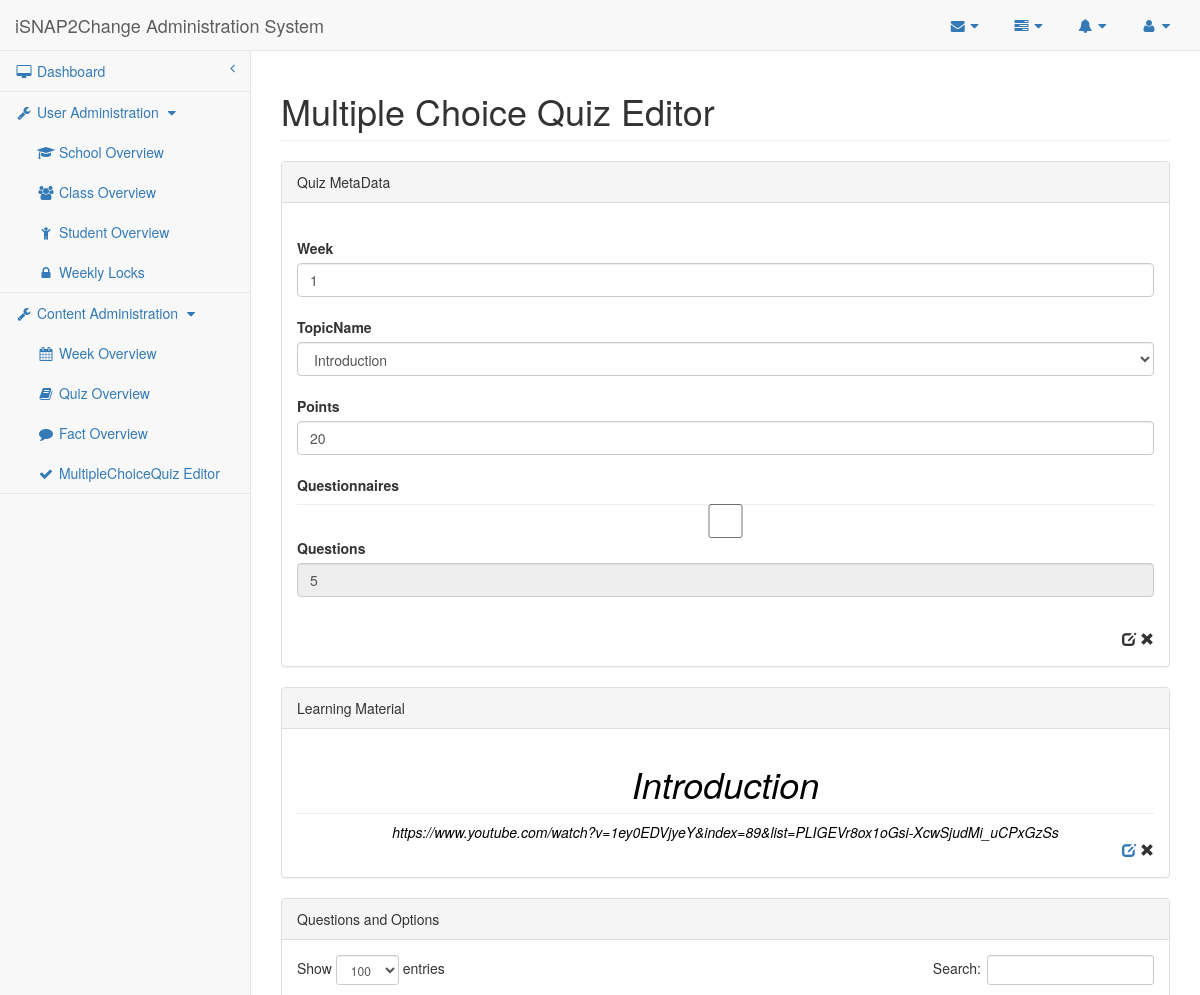
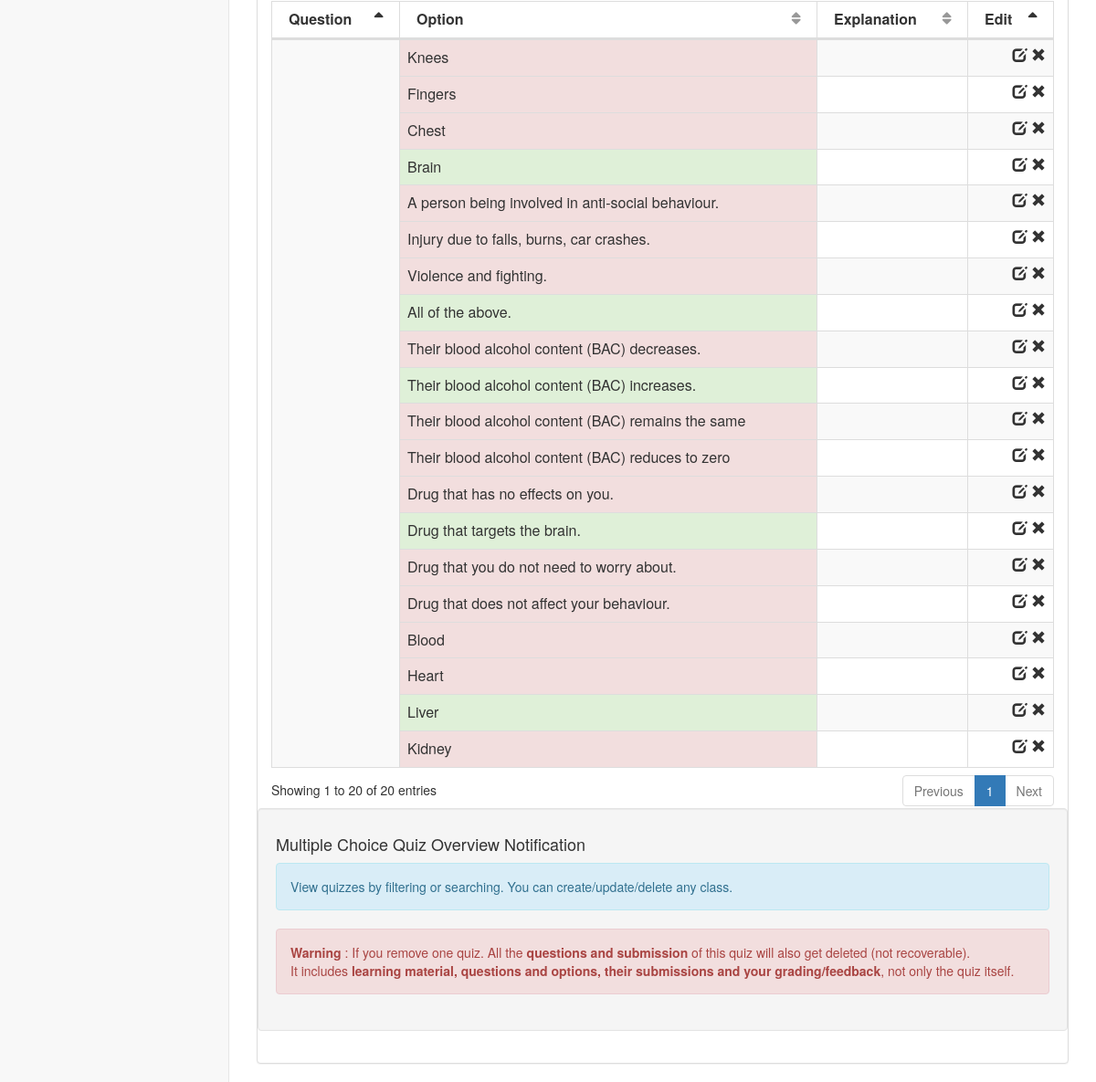
/isnap2change/researcher/mcq-editor.php?quizid=2, run on the app's committed database (2 pictures, top to bottom).
### tables this page shows
CREATE TABLE IF NOT EXISTS `Quiz` (
    QuizID MEDIUMINT AUTO_INCREMENT,
    Week MEDIUMINT,
    QuizType ENUM('MCQ', 'SAQ', 'Matching', 'Calculator', 'Poster'),    
    TopicID MEDIUMINT,
    CONSTRAINT Quiz_QuizID_PK PRIMARY KEY (QuizID),
    CONSTRAINT Quiz_TopicID_FK FOREIGN KEY (TopicID)
        REFERENCES Topic (TopicID)
        ON DELETE CASCADE ON UPDATE CASCADE
);

CREATE TABLE IF NOT EXISTS `MCQ_Section` (
    QuizID MEDIUMINT,
    Points MEDIUMINT DEFAULT 0,
    Questionnaires BOOLEAN DEFAULT 0,
    CONSTRAINT MCQ_Section_QuizID_PK PRIMARY KEY (QuizID),
    CONSTRAINT MCQ_Section_QuizID_FK FOREIGN KEY (QuizID)
        REFERENCES Quiz (QuizID)
        ON DELETE CASCADE ON UPDATE CASCADE
);

CREATE TABLE IF NOT EXISTS `Learning_Material` (
    MaterialID MEDIUMINT AUTO_INCREMENT,
    Content LONGTEXT,
    QuizID MEDIUMINT,
    CONSTRAINT Learning_Material_MaterialID_PK PRIMARY KEY (MaterialID),
    CONSTRAINT Learning_Material_QuizID_FK FOREIGN KEY (QuizID)
        REFERENCES Quiz (QuizID)
        ON DELETE CASCADE ON UPDATE CASCADE
);

CREATE TABLE IF NOT EXISTS `Topic` (
    TopicID MEDIUMINT AUTO_INCREMENT,
    TopicName VARCHAR(190) UNIQUE,
    CONSTRAINT Topic_TopicID_PK PRIMARY KEY (TopicID)
);

CREATE TABLE IF NOT EXISTS `Option` (
    OptionID MEDIUMINT AUTO_INCREMENT,
    Content TEXT,    
    Explanation TEXT,
    MCQID MEDIUMINT,
    CONSTRAINT Option_OptionID_PK PRIMARY KEY (OptionID),
    CONSTRAINT Option_MCQID_FK FOREIGN KEY (MCQID)
        REFERENCES MCQ_Question (MCQID)
        ON DELETE CASCADE ON UPDATE CASCADE
);

### isnap2change/researcher/mcq-editor.php (the view, shortened to what this page needs)
<?php
    $conn = db_connect();
    if(isset($_GET['quizid'])){
        $quizID = $_GET['quizid'];
        $quizSql = "SELECT QuizID, Week, TopicName, Points, Questionnaires, COUNT(MCQID) AS Questions
                   FROM Quiz NATURAL JOIN Topic NATURAL JOIN MCQ_Section LEFT JOIN MCQ_Question USING (QuizID) WHERE QuizID = ? GROUP BY QuizID";
        $quizQuery = $conn->prepare($quizSql);
        $quizQuery->execute(array($quizID));
        $quizResult = $quizQuery->fetch(PDO::FETCH_OBJ);
    }
    $topicSql = "SELECT TopicID, TopicName FROM Topic ORDER BY TopicID";
    $topicQuery = $conn->prepare($topicSql);
    $topicQuery->execute(array());
    $topicResult = $topicQuery->fetchAll(PDO::FETCH_OBJ);
    $materialSql = "SELECT Content, TopicName
                    FROM   Learning_Material NATURAL JOIN Quiz
                                             NATURAL JOIN Topic
                    WHERE  QuizID = ?";
    $materialQuery = $conn->prepare($materialSql);
    $materialQuery->execute(array($quizID));
    $materialRes = $materialQuery->fetch(PDO::FETCH_OBJ);
    $mcqSql = "SELECT MCQID, Question, CorrectChoice, Content, Explanation
               FROM   MCQ_Section NATURAL JOIN MCQ_Question
                              NATURAL JOIN `Option`
               WHERE  QuizID = ?
               ORDER BY MCQID";
    $mcqQuery = $conn->prepare($mcqSql);
    $mcqQuery->execute(array($quizID));
    $mcqResult = $mcqQuery->fetchAll(PDO::FETCH_OBJ);
    $mcqQuesColName = array('MCQID','Question','Option', 'Explanation','Edit');
?>
<!DOCTYPE html>
<html lang="en">
<head>
    <link href="../bower_components/bootstrap/dist/css/bootstrap.min.css" rel="stylesheet">
    <link href="../bower_components/metisMenu/dist/metisMenu.min.css" rel="stylesheet">
    <link href="../bower_components/datatables-plugins/integration/bootstrap/3/dataTables.bootstrap.css" rel="stylesheet">
    <link href="../dist/css/sb-admin-2.css" rel="stylesheet">
    <link href="../bower_components/font-awesome/css/font-awesome.min.css" rel="stylesheet" type="text/css">
</head>
<body>
    <div id="wrapper">
        <div w3-include-html="navigation.html"></div>
        <div id="page-wrapper">
            <div class="row">
                <div class="col-lg-12">
                    <h1 class="page-header">Multiple Choice Quiz Editor</h1>
                </div>
            </div>
            <div class="row">
                <div class="col-lg-12">
                    <div class="panel panel-default">
                        <div class="panel-heading">
                            Quiz MetaData
                        </div>
                        <div class="panel-body">
                            <form id="metadatasubmission" method="post" action="<?php echo 'mcq-editor.php?quizid='.$quizID; ?>">
                                <br>
                                <label for="Week">Week</label>
                                <input type="text" class="form-control" id="Week" name="week" placeholder="Input Week Number" value="<?php echo $quizResult->Week; ?>"></input>
                                <br>
                                <label for='TopicName'>TopicName</label>
                                <select class="form-control" id="TopicName" form="metadatasubmission" name="topicname" required>
                                  <?php for($j=0; $j<count($topicResult); $j++) {?>
                                    <option value='<?php echo $topicResult[$j]->TopicName ?>' <?php if($topicResult[$j]->TopicName==$quizResult->TopicName) echo 'selected' ?> ><?php echo $topicResult[$j]->TopicName ?></option>
                                  <?php } ?>
                                </select>
                                <br>
                                <label for="Points">Points</label>
                                <input type="text" class="form-control" id="Points" name="points" placeholder="Input Points" value="<?php echo $quizResult->Points; ?>" required></input>
                                <br>
                                <label for="Questionnaires">Questionnaires</label>
                                <input type="checkbox" class="form-control" id="Questionnaires" name="questionnaires" value="1" <?php if($quizResult->Questionnaires!=0) echo 'checked';?>></input>
                                <label for="Questions">Questions</label>
                                <input type="text" class="form-control" id="Questions" name="questions" value="<?php echo $quizResult->Questions; ?>" disabled></input>
                                <br>
                            </form>
                            <span class="glyphicon glyphicon-remove pull-right" id="metadataremove" aria-hidden="true"></span><span class="pull-right" aria-hidden="true">&nbsp;</span><span class="glyphicon glyphicon-edit pull-right" id="metadataedit" aria-hidden="true"></span>
                        </div>
                    </div>
                    <div class="panel panel-default">
                        <div class="panel-heading">
                            Learning Material
                        </div>
                        <div class="panel-body">
                            <div class="heading" style="color: black; max-height:10vh; text-align:center; border-bottom: 1px solid #eee;">
                                <h1 style='padding: 0px;'>
								<i>	<?php echo $materialRes->TopicName; ?> </i>
                                </h1>
                            </div>
                            <div class="para" style="padding-left:15px; padding-right:15px; padding-top:8px; text-align:center;">
                                <div style="color:black; justify-content:center; align-items:center;">
                                <i>
                                  <?php echo $materialRes->Content; ?></i>
                                </div>
                            </div>
                            <span class="glyphicon glyphicon-remove pull-right" aria-hidden="true"></span><span class="pull-right" aria-hidden="true">&nbsp;</span><a href="learning-material-editor.php?quizid=<?php echo $quizResult->QuizID ?>"><span class="glyphicon glyphicon-edit pull-right" aria-hidden="true"></span></a>
                        </div>
                    </div>
                    <div class="panel panel-default">
                        <div class="panel-heading">
                            Questions and Options
                        </div>
                        <div class="panel-body">
                            <div class="dataTable_wrapper">
                                <table class="table table-striped table-bordered table-hover" id="datatables">
                                    <thead>
                                        <tr>
                                        <?php for($i=0; $i<count($mcqQuesColName); $i++) {
                                            if ($i==0){?>
                                            <th style="display:none"><?php echo $mcqQuesColName[$i]; ?></th>
                                            <?php } else {?>
                                            <th><?php echo $mcqQuesColName[$i]; ?></th>
                                        <?php }
                                        }?>
                                        </tr>
                                    </thead>
                                    <tbody>
                                        <?php for($i=0; $i<count($mcqResult); $i++) {?>
                                        <tr class="<?php if($i % 2 == 0){echo "odd";} else {echo "even";} ?>">
                                            <td><?php echo $mcqResult[$i]->$mcqQuesColName[1] ?></td>
                                            <td class ="<?php if ($mcqResult[$i]->Content == $mcqResult[$i]->CorrectChoice) {echo 'bg-success';} else {echo 'bg-danger';} ?>">
                                                <?php echo $mcqResult[$i]->Content; ?>
                                            <td><?php echo $mcqResult[$i]->$mcqQuesColName[3] ?></td>
                                            <td><span class="glyphicon glyphicon-remove pull-right " aria-hidden="true"></span><span class="pull-right" aria-hidden="true">&nbsp;</span><span class="glyphicon glyphicon-edit pull-right" data-toggle="modal" data-target="#dialog" aria-hidden="true"></span></td>
                                        </tr>
                                    <?php } ?>
                                    </tbody>
                                </table>
                            </div>
                            <div class="well row">
                                <h4>Multiple Choice Quiz Overview Notification</h4>
                                <div class="alert alert-info">
                                    <p>View quizzes by filtering or searching. You can create/update/delete any class.</p>
                                </div>
                                <div class="alert alert-danger">
                                    <p><strong>Warning</strong> : If you remove one quiz. All the <strong>questions and submission</strong> of this quiz will also get deleted (not recoverable).</p> It includes <strong>learning material, questions and options, their submissions and your grading/feedback</strong>, not only the quiz itself.
                                </div>
                            </div>
                        </div>
                    </div>
                </div>
            </div>
        </div>
    </div>
    <link rel="stylesheet" href="https://code.jquery.com/ui/1.11.4/themes/ui-lightness/jquery-ui.css" />
    <link rel="stylesheet" href="https://code.jquery.com/qunit/qunit-1.18.0.css" />
</body>
</html>

### data on the page
quiz: week "1", points "20"
learning_material: topic.TopicName "Introduction", Content "https://www.youtube.com/watch?v=1ey0EDVjyeY&index=89&list=PLIGEVr8ox1oGsi-XcwSjudMi_uCPxGzSs"
option: Content "Knees"
option: Content "Fingers"
option: Content "Chest"
option: Content "Brain"
option: Content "A person being involved in anti-social behaviour."
option: Content "Injury due to falls, burns, car crashes."
option: Content "Violence and fighting."
option: Content "All of the above."
option: Content "Their blood alcohol content (BAC) decreases."
option: Content "Their blood alcohol content (BAC) increases."
option: Content "Their blood alcohol content (BAC) remains the same"
option: Content "Their blood alcohol content (BAC) reduces to zero"
option: Content "Drug that has no effects on you."
option: Content "Drug that targets the brain."
option: Content "Drug that you do not need to worry about."
option: Content "Drug that does not affect your behaviour."
option: Content "Blood"
option: Content "Heart"
option: Content "Liver"
option: Content "Kidney"

### other printed values
$mcqQuesColName[$i] "Question"
$mcqQuesColName[$i] "Option"
$mcqQuesColName[$i] "Explanation"
$mcqQuesColName[$i] "Edit"
form field topicname "Introduction"
